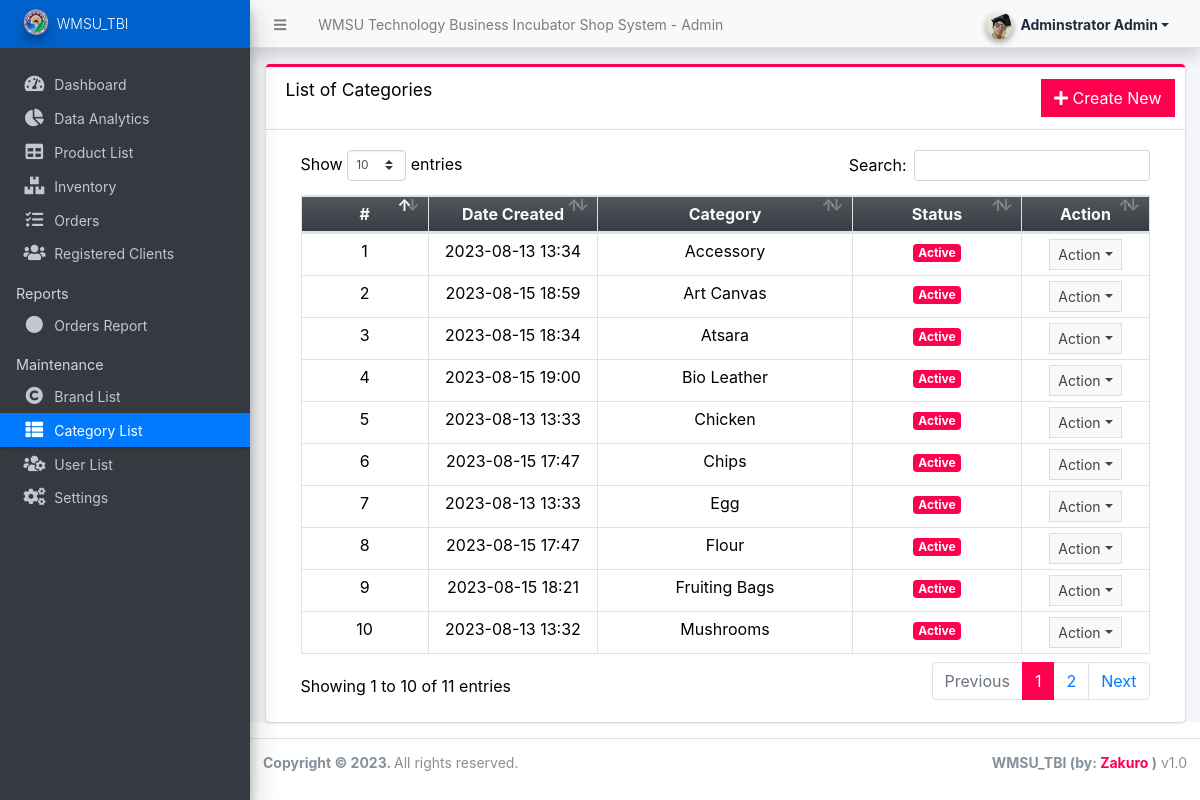
The app's page /admin/?page=maintenance/category (signed in) with its own data.
### tables this page shows
CREATE TABLE `categories` (
  `id` int(30) NOT NULL,
  `category` varchar(250) NOT NULL,
  `status` tinyint(1) NOT NULL DEFAULT 1,
  `delete_flag` tinyint(1) NOT NULL DEFAULT 0,
  `date_created` datetime NOT NULL DEFAULT current_timestamp()
);

### admin/maintenance/category.php (the view, shortened to what this page needs)
<div class="card card-outline card-primary">
	<div class="card-header">
		<h3 class="card-title">List of Categories</h3>
		<div class="card-tools">
			<a href="?page=maintenance/manage_category" class="btn btn-flat btn-primary"><span class="fas fa-plus"></span>  Create New</a>
		</div>
	</div>
	<div class="card-body">
		<div class="container-fluid">
        <div class="container-fluid">
			<table class="table table-bordered table-stripped">
				<colgroup>
					<col width="15%">
					<col width="20%">
					<col width="30%">
					<col width="20%">
					<col width="15%">
				</colgroup>
				<thead>
					<tr class="bg-gradient-dark text-light">
						<th class="text-center">#</th>
						<th class="text-center">Date Created</th>
						<th class="text-center">Category</th>
						<th class="text-center">Status</th>
						<th class="text-center">Action</th>
					</tr>
				</thead>
				<tbody>
					<?php
					$i = 1;
						$qry = $conn->query("SELECT * from `categories` where delete_flag = 0 order by category asc ");
						while($row = $qry->fetch_assoc()):
					?>
						<tr>
							<td class="text-center"><?php echo $i++; ?></td>
							<td class="text-center"><?php echo date("Y-m-d H:i",strtotime($row['date_created'])) ?></td>
							<td class="text-center"><?php echo $row['category'] ?></td>
							<td class="text-center">
                                <?php if($row['status'] == 1): ?>
                                    <span class="badge badge-success">Active</span>
                                <?php else: ?>
                                    <span class="badge badge-danger">Inactive</span>
                                <?php endif; ?>
                            </td>
							<td class="text-center">
								 <button type="button" class="btn btn-flat btn-default btn-sm dropdown-toggle dropdown-icon" data-toggle="dropdown">
				                  		Action
				                  </button>
							</td>
						</tr>
					<?php endwhile; ?>
				</tbody>
			</table>
		</div>
		</div>
	</div>
</div>

### records on screen
categories: date_created "2023-08-13 13:34", category "Accessory", status "Active"
categories: date_created "2023-08-15 18:59", category "Art Canvas", status "Active"
categories: date_created "2023-08-15 18:34", category "Atsara", status "Active"
categories: date_created "2023-08-15 19:00", category "Bio Leather", status "Active"
categories: date_created "2023-08-13 13:33", category "Chicken", status "Active"
categories: date_created "2023-08-15 17:47", category "Chips", status "Active"
categories: date_created "2023-08-13 13:33", category "Egg", status "Active"
categories: date_created "2023-08-15 17:47", category "Flour", status "Active"
categories: date_created "2023-08-15 18:21", category "Fruiting Bags", status "Active"
categories: date_created "2023-08-13 13:32", category "Mushrooms", status "Active"

### other values on screen
$_settings->info('name') "WMSU Technology Business Incubator Shop System"
$_settings->userdata('firstname').' '.$_settings->userdata('lastname') "Adminstrator Admin"
$_settings->info('short_name') "WMSU_TBI"
